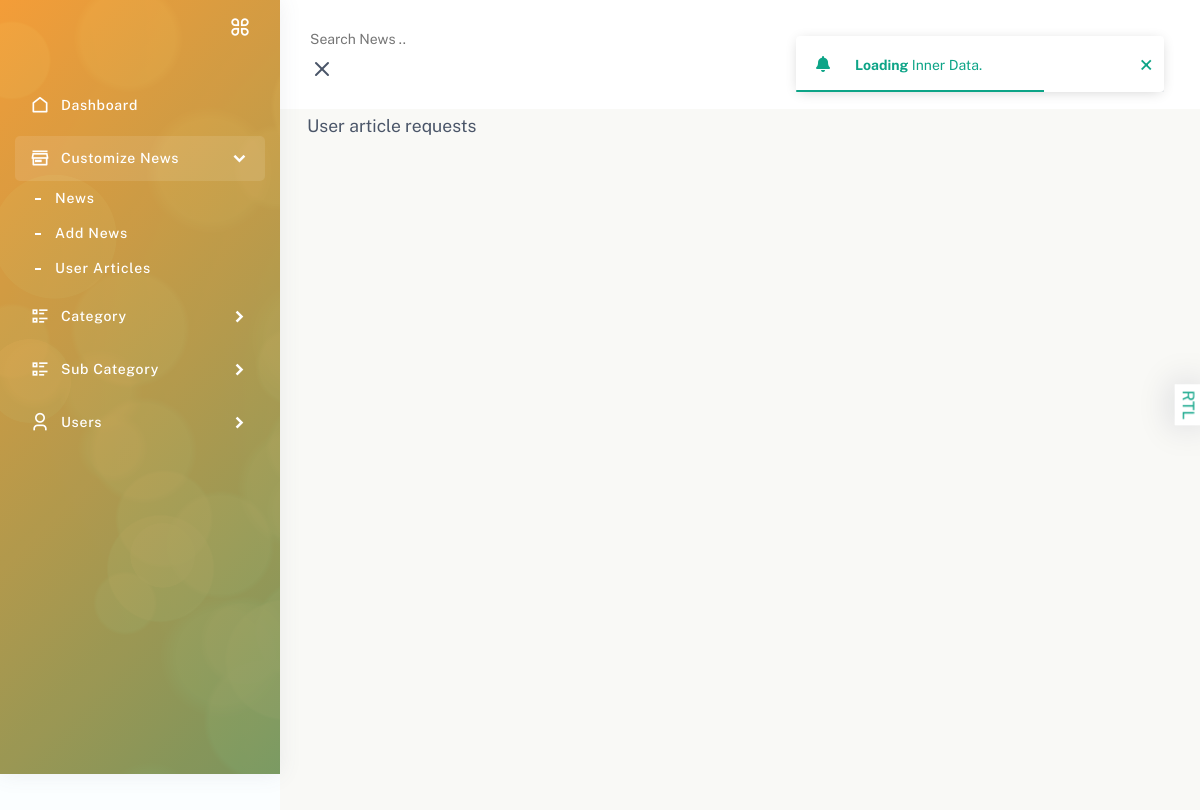
Page /adminapp/user-articles/ on the earlier database version.
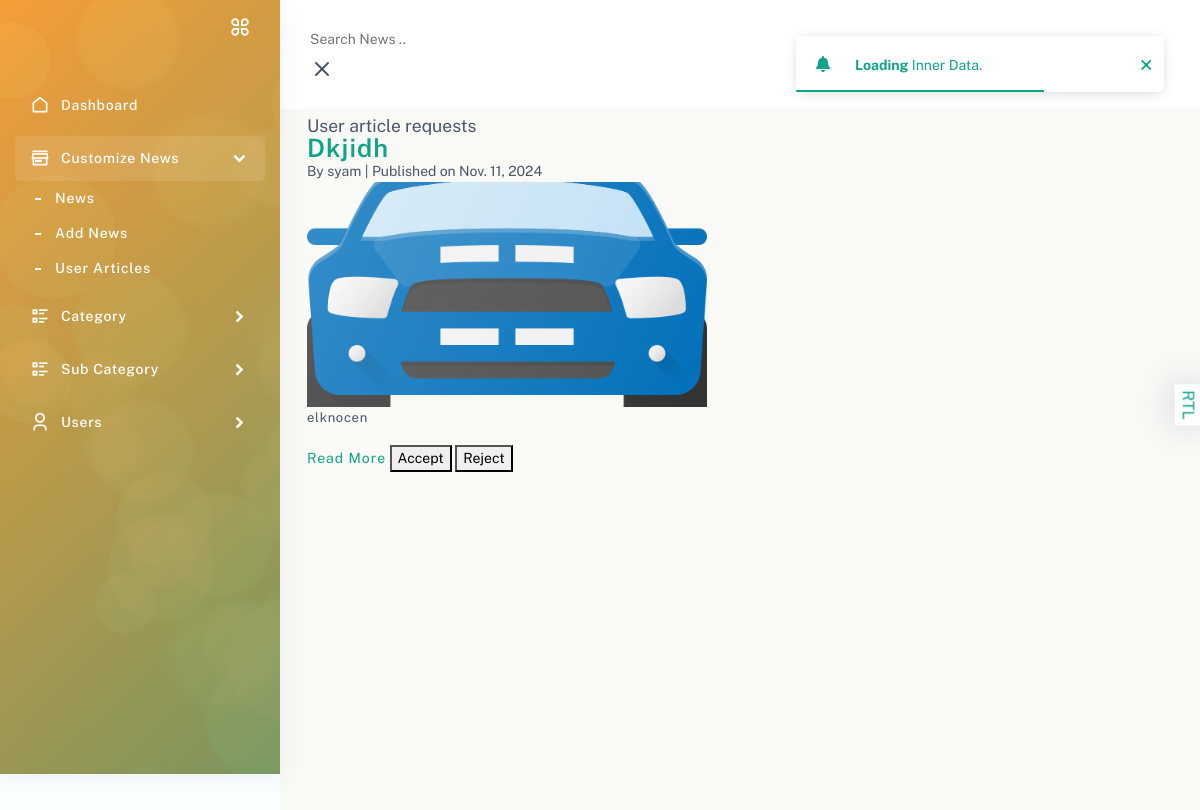
Same page on the later database version.
### adminapp/models.py (models this page shows, shortened)
class NewsArticle(models.Model):
    title = models.CharField(max_length=255)
    author = models.CharField(max_length=255, null=True, blank=True)
    date_published = models.DateField(null=True, blank=True)
    content = models.TextField()
    image_url = models.URLField(null=True, blank=True)
    image = models.ImageField(null=True, blank=True)
    category = models.ForeignKey(NewsCategory, on_delete=models.SET_NULL, null=True)
    sub_category = models.ForeignKey(NewsSubCategory, on_delete=models.SET_NULL, null=True, blank=True)
    slug = models.SlugField(max_length=255, unique=True)
    status = models.BooleanField(null=False)
    def __str__(self):
        return self.title

### adminapp/views.py (the view)
# urls.py: path('user-articles/',views.user_articles,name="user_articles"),
def user_articles(request):
    news = NewsArticle.objects.filter(status=False).exclude(author='Unknown author')
    print(news)
    context = {
        'all_news' : news
    }
    return render(request,'adminapp/user-articles.html',context)

### templates/adminapp/user-articles.html
{% extends 'adminapp/partials/base.html' %}
{% load static %}
{% block content %}
<div class="page-body">
    <div class="container-fluid">
    <h4>User article requests</h1>
    <div class="news-list">
        {% for news in all_news %}
            <div class="news-item">
                <h2><a href="{% url 'adminapp:detailed_news' slug=news.slug|slugify %}">{{ news.title }}</a></h2>
                <div class="news-meta">
                    <span>By {{ news.author }}</span> |
                    <span>Published on {{ news.date_published }}</span>
                </div>
                {% if news.image_url %}
                    <img src="{{ news.image_url }}" alt="{{ news.title }}">
                {% elif news.image %}
                    <img src="{{news.image.url}}" style="width: 400px; height: 225px; object-fit: cover;" alt="{{ news.title }}">
                {% endif %}
                <p class="summary">{{ news.content|truncatewords:30 }}</p>
                <a class="read-more" href="{% url 'adminapp:detailed_news' slug=news.slug|slugify %}">Read More</a>
                <a href="{% url 'adminapp:accept_article' news.id %}"><button>Accept</button></a>
                <a href="{% url 'adminapp:reject_article' news.id %}"><button>Reject</button></a>
            </div>
        {% endfor %}
    </div>
    </div>
</div>
{% endblock %}

### templates/adminapp/partials/base.html (shortened to what this page needs)
{% load static %}
<!DOCTYPE html>
<html lang="en" dir="ltr">
<head>
    <link rel="stylesheet" href="{% static 'adminapp/css/linearicon.css' %}">
    <link rel="stylesheet" type="text/css" href="{% static 'adminapp/css/vendors/font-awesome.css' %}">
    <link rel="stylesheet" type="text/css" href="{% static 'adminapp/css/vendors/themify.css' %}">
    <link rel="stylesheet" type="text/css" href="{% static 'adminapp/css/ratio.css' %}">
    <link rel="stylesheet" type="text/css" href="{% static 'adminapp/css/remixicon.css' %}">
    <link rel="stylesheet" type="text/css" href="{% static 'adminapp/css/vendors/feather-icon.css' %}">
    <link rel="stylesheet" type="text/css" href="{% static 'adminapp/css/vendors/scrollbar.css' %}">
    <link rel="stylesheet" type="text/css" href="{% static 'adminapp/css/vendors/animate.css' %}">
    <link rel="stylesheet" type="text/css" href="{% static 'adminapp/css/vendors/bootstrap.css' %}">
    <link rel="stylesheet" type="text/css" href="{% static 'adminapp/css/vector-map.css' %}">
    <link rel="stylesheet" href="{% static 'adminapp/css/vendors/slick.css' %}">
    <link rel="stylesheet" type="text/css" href="{% static 'adminapp/css/style.css' %}">
</head>
<body>
    <div class="page-wrapper compact-wrapper" id="pageWrapper">
        {% include 'adminapp/partials/header.html' %}
        {% include 'adminapp/partials/sidebar.html' %}
        {% block content %}
        {% endblock %}
        </div>
    </div>
</body>
</html>

### templates/adminapp/partials/header.html (shortened to what this page needs)
{% load static %}
<div class="page-header">
    <div class="header-wrapper m-0">
        <form class="form-inline" action="{% url 'adminapp:search' %}" method="get">
            <div class="form-group w-100">
                <div class="Typeahead Typeahead--twitterUsers">
                    <div class="u-posRelative">
                        <input class="t form-control-plaintext w-100" type="text"
                               placeholder="Search News .." name="q" title="" autofocus>
                        <i class="close-search" data-feather="x"></i>
                    </div>
                </div>
            </div>
        </form>
    </div>
</div>

### templates/adminapp/partials/sidebar.html (shortened to what this page needs)
{% load static %}
<div class="page-body-wrapper">
    <div class="sidebar-wrapper">
        <div id="sidebarEffect"></div>
        <div>
            <div class="logo-wrapper logo-wrapper-center">
                <div class="toggle-sidebar">
                    <i class="ri-apps-line status_toggle middle sidebar-toggle"></i>
                </div>
            </div>
            <nav class="sidebar-main">
                <div id="sidebar-menu">
                    <ul class="sidebar-links" id="simple-bar">
                        <li class="sidebar-list">
                            <a class="sidebar-link sidebar-title link-nav" href="{% url 'adminapp:index' %}">
                                <i class="ri-home-line"></i>
                                <span>Dashboard</span>
                            </a>
                        </li>
                        <li class="sidebar-list">
                            <a class="linear-icon-link sidebar-link sidebar-title" href="javascript:void(0)">
                                <i class="ri-store-3-line"></i>
                                <span>Customize News</span>
                            </a>
                            <ul class="sidebar-submenu">
                                <li>
                                    <a href="{% url 'adminapp:news' %}">News</a>
                                </li>
                                <li>
                                    <a href="{% url 'adminapp:add_or_remove_news' %}">Add News</a>
                                </li>
                                <li>
                                    <a href="{% url 'adminapp:user_articles' %}">User Articles</a>
                                </li>
                            </ul>
                        </li>
                        <li class="sidebar-list">
                            <a class="linear-icon-link sidebar-link sidebar-title" href="javascript:void(0)">
                                <i class="ri-list-check-2"></i>
                                <span>Category</span>
                            </a>
                        </li>
                        <li class="sidebar-list">
                            <a class="linear-icon-link sidebar-link sidebar-title" href="javascript:void(0)">
                                <i class="ri-list-check-2"></i>
                                <span>Sub Category</span>
                            </a>
                        </li>
                        <li class="sidebar-list">
                            <a class="sidebar-link sidebar-title" href="javascript:void(0)">
                                <i class="ri-user-3-line"></i>
                                <span>Users</span>
                            </a>
                        </li>
                    </ul>
                </div>
            </nav>
        </div>
    </div>

Differences in the rows shown:
added NewsArticle: title "Dkjidh", author "syam", date_published "Nov. 11, 2024", image (picture), content "elknocen"
